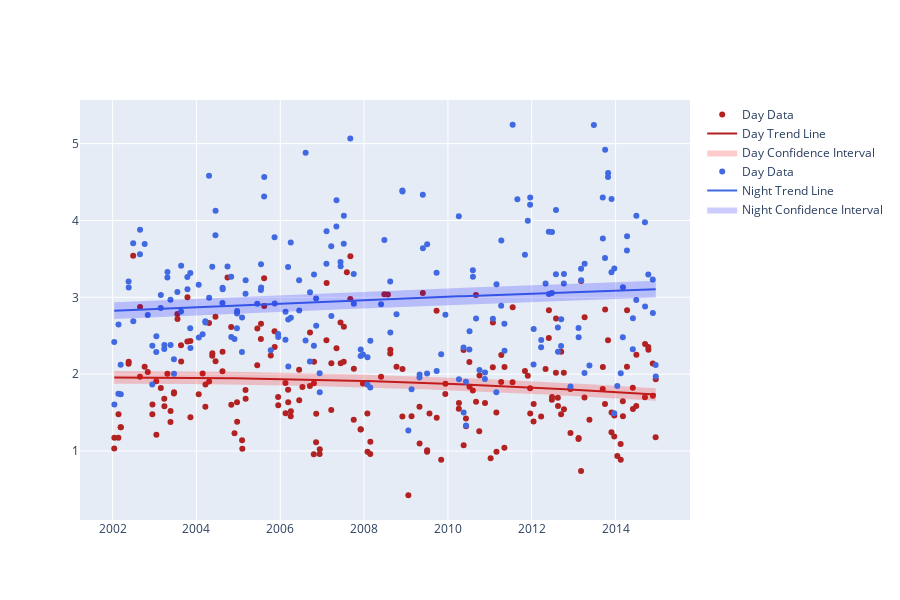

Notebook code for this chart:
### Code cell
confidence_level = 0.95
day_data = data["day"][:, 0, 0, 0].dropna(dim="time")
night_data = data["night"][:, 0, 0, 0].dropna(dim="time")

plot_trend(day_data, night_data, poly_order=2).show()

### Figure 1 — Plotly figure (JSON) as saved in the notebook; plotly's stock layout.template omitted (floating-point values rounded to 4 significant figures; data arrays with more than 128 entries replaced by an {"elided": "..."} marker saying what was removed)
{"data": [{"marker": {"color": "firebrick"}, "mode": "markers", "name": "Day Data", "type": "scatter", "x": {"elided": "208 str values"}, "y": {"elided": "208 float values"}}, {"line": {"color": "firebrick"}, "mode": "lines", "name": "Day Trend Line", "type": "scatter", "x": {"elided": "208 str values"}, "y": {"elided": "208 float values"}}, {"fill": "toself", "fillcolor": "rgba(255, 0, 0, 0.2)", "line": {"color": "rgba(0, 0, 0, 0)"}, "name": "Day Confidence Interval", "type": "scatter", "x": {"elided": "416 str values"}, "y": {"elided": "416 float values"}}, {"marker": {"color": "royalblue"}, "mode": "markers", "name": "Day Data", "type": "scatter", "x": {"elided": "209 str values"}, "y": {"elided": "209 float values"}}, {"line": {"color": "royalblue"}, "mode": "lines", "name": "Night Trend Line", "type": "scatter", "x": {"elided": "209 str values"}, "y": {"elided": "209 float values"}}, {"fill": "toself", "fillcolor": "rgba(0, 0, 255, 0.2)", "line": {"color": "rgba(0, 0, 0, 0)"}, "name": "Night Confidence Interval", "type": "scatter", "x": {"elided": "418 str values"}, "y": {"elided": "418 float values"}}], "layout": {"height": 600}}
